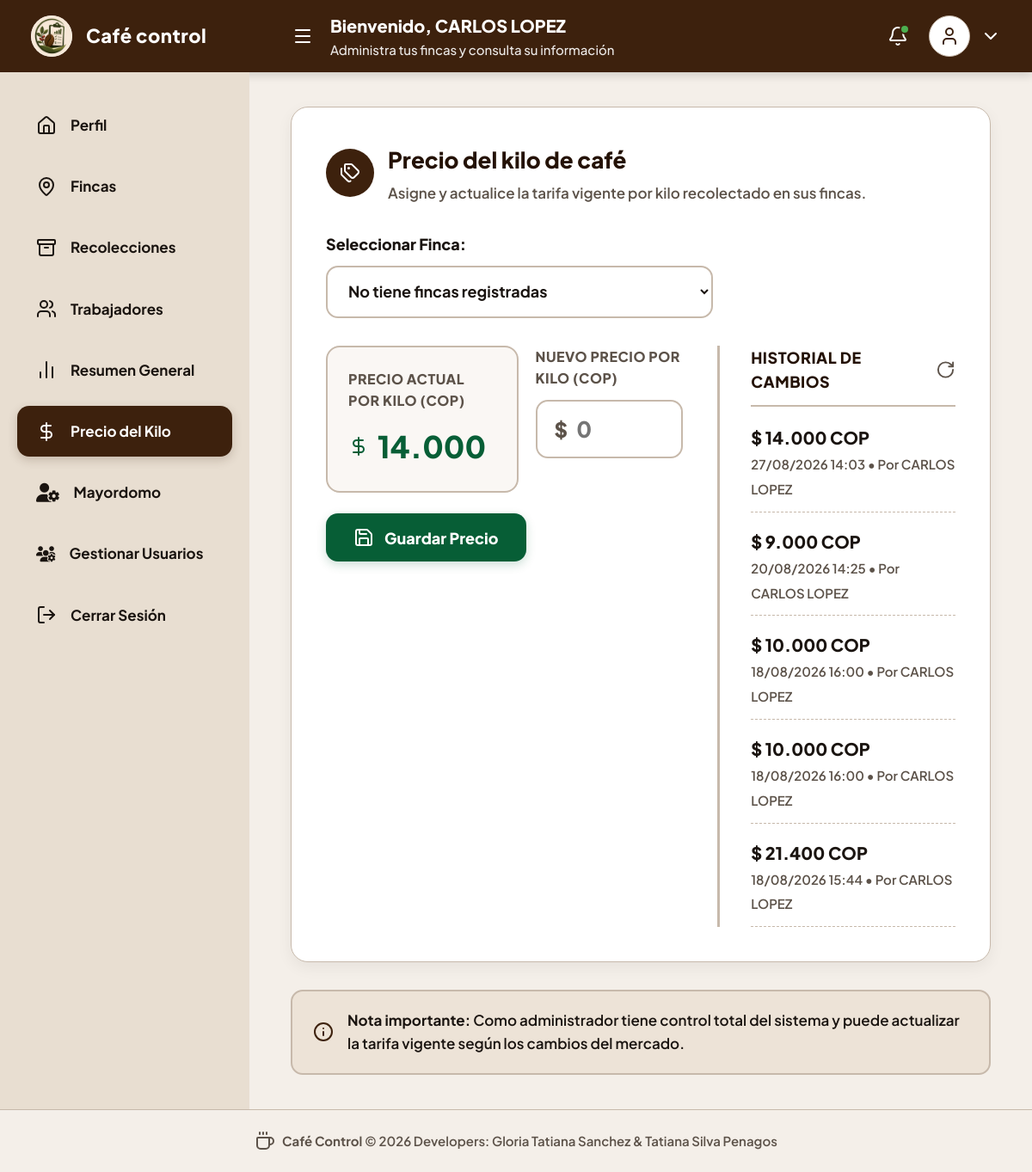
The app's page /precio.php?id_finca=6 (signed in) with its own data.
### tables this page shows
CREATE TABLE `usuarios` (
  `id_usuario` int(11) NOT NULL,
  `documento` varchar(20) NOT NULL,
  `nombres` varchar(100) NOT NULL,
  `apellidos` varchar(100) NOT NULL,
  `telefono` varchar(15) DEFAULT NULL,
  `correo` varchar(150) DEFAULT NULL,
  `usuario` varchar(50) NOT NULL,
  `contrasena` varchar(255) NOT NULL,
  `rol` enum('caficultor','mayordomo','recolector') NOT NULL,
  `estado` enum('activo','inactivo') DEFAULT 'activo',
  `fecha_registro` timestamp NOT NULL DEFAULT current_timestamp(),
  `foto_perfil` varchar(255) DEFAULT NULL
);

CREATE TABLE `historial_precios` (
  `id_precio` int(11) NOT NULL,
  `id_finca` int(11) NOT NULL,
  `precio_kilo` decimal(10,2) NOT NULL,
  `fecha_actualizacion` datetime DEFAULT current_timestamp(),
  `id_actualizado_por` int(11) NOT NULL
);

### precio.php (the view, shortened to what this page needs)
<?php
require_once 'assets/inc/conexion.php';
$id_usuario = $_SESSION['id_usuario'];
$sql_user = "
    SELECT
        u.nombres,
        u.apellidos,
        pu.foto_perfil
    FROM usuarios u
    LEFT JOIN perfiles_usuario pu ON pu.id_usuario = u.id_usuario
    WHERE u.id_usuario = ?
";
$stmt_user = $con->prepare($sql_user);
$stmt_user->bind_param("i", $id_usuario);
$stmt_user->execute();
$res_user = $stmt_user->get_result();
$foto_perfil = '';
if ($row_user = $res_user->fetch_assoc()) {
    $nombre_caficultor = trim($row_user['nombres'] . ' ' . $row_user['apellidos']);
    $foto_perfil = $row_user['foto_perfil'] ?? '';
} else {
    session_destroy();
    header("Location: index.php");
    exit();
}
$stmt_fincas = $con->prepare("SELECT id_finca, nombre FROM fincas WHERE id_caficultor = ?");
$stmt_fincas->bind_param("i", $id_usuario);
$stmt_fincas->execute();
$res_fincas = $stmt_fincas->get_result();
$fincas = $res_fincas->fetch_all(MYSQLI_ASSOC);
$id_finca = 0;
if (isset($_REQUEST['id_finca']) && intval($_REQUEST['id_finca']) > 0) {
    $id_finca = intval($_REQUEST['id_finca']);
} elseif (!empty($fincas)) {
    $id_finca = $fincas[0]['id_finca'];
}
$precio_actual = 0;
if ($id_finca > 0) {
    $stmt_actual = $con->prepare("SELECT precio_kilo FROM historial_precios WHERE id_finca = ? ORDER BY id_precio DESC LIMIT 1");
    $stmt_actual->bind_param("i", $id_finca);
    $stmt_actual->execute();
    $res_actual = $stmt_actual->get_result();
    if ($row_actual = $res_actual->fetch_assoc()) {
        $precio_actual = $row_actual['precio_kilo'];
    }
}
$res_historial = false;
if ($id_finca > 0) {
    $sql_historial = "SELECT precio_kilo, fecha_actualizacion FROM historial_precios WHERE id_finca = ? ORDER BY id_precio DESC LIMIT 5";
    $stmt_historial = $con->prepare($sql_historial);
    $stmt_historial->bind_param("i", $id_finca);
    $stmt_historial->execute();
    $res_historial = $stmt_historial->get_result();
}
?>
<!DOCTYPE html>
<html lang="es">
<head>
  <link rel="stylesheet" href="https://cdnjs.cloudflare.com/ajax/libs/font-awesome/6.4.0/css/all.min.css">
</head>
<body>
  <header class="top-header">
    <div class="brand">
      <div class="brand-logo">
        <img
          src="images/logo.jpeg"
          alt="Café Control Logo"
          class="app-logo"
        >
      </div>
      <div class="brand-text">
        <h1>Café control</h1>
      </div>
    </div>
    <div class="header-center">
      <button class="menu-toggle" type="button" aria-label="Abrir menú">
        <i data-lucide="menu" size="24"></i>
      </button>
      <div class="user-welcome">
        <h2>Bienvenido, <?php echo htmlspecialchars($nombre_caficultor); ?></h2>
        <p>Administra tus fincas y consulta su información</p>
      </div>
    </div>
    <div class="header-actions">
      <button class="icon-btn" type="button" aria-label="Notificaciones">
        <i data-lucide="bell" size="22"></i>
        <span class="badge-dot"></span>
      </button>
      <a
        href="panel_caficultor.php"
        class="user-profile"
        aria-label="Ver perfil"
      >
        <div class="avatar">
          <?php if (!empty($foto_perfil)) { ?>
            <img
              src="<?php echo htmlspecialchars($foto_perfil); ?>"
              alt="Foto de perfil"
              class="header-avatar"
            >
          <?php } else { ?>
            <i data-lucide="user" size="22"></i>
          <?php } ?>
        </div>
        <i data-lucide="chevron-down" size="18"></i>
      </a>
    </div>
  </header>
  <div class="app-layout">
    <aside class="sidebar">
      <ul class="nav-list">
        <li class="nav-item">
          <a href="panel_caficultor.php"><i data-lucide="home" size="24"></i> Perfil</a>
        </li>
        <li class="nav-item">
          <a href="fincas.php"><i data-lucide="map-pin" size="24"></i> Fincas</a>
        </li>
        <li class="nav-item">
          <a href="recolecciones_c.php"><i data-lucide="archive" size="24"></i> Recolecciones</a>
        </li>
        <li class="nav-item">
          <a href="recolectores_c.php"><i data-lucide="users" size="24"></i> Trabajadores</a>
        </li>
        <li class="nav-item">
          <a href="resumen_c.php"><i data-lucide="bar-chart-2" size="24"></i> Resumen General</a>
        </li>
        <li class="nav-item active">
          <a href="precio.php"><i data-lucide="dollar-sign" size="24"></i> Precio del Kilo</a>
        </li>
        <li class="nav-item">
          <a href="asignar_m.php"><i class="fa-solid fa-user-gear" style="font-size: 22px;"></i> Mayordomo</a>
        </li>
                       <li class="nav-item">
                    <a href="gestionar_usuarios.php">
                        <i class="fa-solid fa-users-gear" style="font-size:18px;"></i>
                        Gestionar Usuarios
                    </a>
             </li>
        <li class="nav-item">
          <a href="cerrar.php"><i data-lucide="log-out" size="24"></i> Cerrar Sesión</a>
        </li>
      </ul>
    </aside>
    <main class="main-content">
      <section class="section-card">
        <div class="section-title">
          <div class="title-icon">
            <i data-lucide="tags" size="30"></i>
          </div>
          <div class="title-text">
            <h2>Precio del kilo de café</h2>
            <p>Asigne y actualice la tarifa vigente por kilo recolectado en sus fincas.</p>
          </div>
        </div>
        <div class="finca-select-box">
          <label for="finca_select">Seleccionar Finca:</label>
          <form method="GET" action="precio.php" id="form_finca">
            <select name="id_finca" id="finca_select" class="select-style" onchange="this.form.submit()">
              <?php if (!empty($fincas)): ?>
                <?php foreach ($fincas as $f): ?>
                  <option value="<?php echo $f['id_finca']; ?>" <?php echo ($f['id_finca'] == $id_finca) ? 'selected' : ''; ?>>
                    <?php echo htmlspecialchars($f['nombre']); ?>
                  </option>
                <?php endforeach; ?>
              <?php else: ?>
                <option value="0">No tiene fincas registradas</option>
              <?php endif; ?>
            </select>
          </form>
        </div>
        <div class="grid-price">
          <form method="POST" action="precio.php" class="price-content">
            <div class="price-inputs-row">
              <div class="current-price-card">
                <label>Precio actual por kilo (COP)</label>
                <div class="price-value-display">
                  <i data-lucide="dollar-sign" size="34"></i>
                  <span><?php echo number_format($precio_actual, 0, ',', '.'); ?></span>
                </div>
              </div>
              <div class="new-price-card">
                <label>Nuevo precio por kilo (COP)</label>
                <div class="input-price-wrapper">
                  <span>$</span>
                  <input type="number" step="0.01" min="0" placeholder="0" name="nuevo_precio" required>
                </div>
              </div>
            </div>
            <button type="submit" class="btn-save-right" <?php echo ($id_finca == 0) ? 'disabled' : ''; ?>>
              <i data-lucide="save" size="24"></i> Guardar Precio
            </button>
          </form>
          <div class="history-box">
            <div class="history-header">
              <span>Historial de cambios</span>
              <i data-lucide="rotate-cw" size="22" style="cursor: pointer; color: var(--text-muted);" onclick="location.reload();"></i>
            </div>
            <div class="history-list">
              <?php if ($res_historial && $res_historial->num_rows > 0): ?>
                <?php while ($row_h = $res_historial->fetch_assoc()): ?>
                  <div class="history-item">
                    <strong>$ <?php echo number_format($row_h['precio_kilo'], 0, ',', '.'); ?> COP</strong>
                    <span><?php echo date('d/m/Y H:i', strtotime($row_h['fecha_actualizacion'])); ?> • Por <?php echo htmlspecialchars($nombre_caficultor); ?></span>
                  </div>
                <?php endwhile; ?>
              <?php else: ?>
                <div class="history-item">
                  <span>No hay registros en el historial para esta finca.</span>
                </div>
              <?php endif; ?>
            </div>
          </div>
        </div>
      </section>
      <div class="footer-note">
        <i data-lucide="info" size="26" style="color: var(--primary-brown); flex-shrink: 0;"></i>
        <span><strong>Nota importante:</strong> Como administrador tiene control total del sistema y puede actualizar la tarifa vigente según los cambios del mercado.</span>
      </div>
    </main>
  </div>
  <footer class="app-footer">
    <i data-lucide="coffee" size="18"></i>
    <span><strong>Café Control</strong> © 2026 Developers: Gloria Tatiana Sanchez & Tatiana Silva Penagos</span>
  </footer>
</body>
</html>

### records on screen
usuarios: nombre_caficultor "CARLOS LOPEZ"
historial_precios: precio_kilo "14.000", fecha_actualizacion "27/08/2026 14:03"
historial_precios: precio_kilo "9.000", fecha_actualizacion "20/08/2026 14:25"
historial_precios: precio_kilo "10.000", fecha_actualizacion "18/08/2026 16:00"
historial_precios: precio_kilo "10.000", fecha_actualizacion "18/08/2026 16:00"
historial_precios: precio_kilo "21.400", fecha_actualizacion "18/08/2026 15:44"
